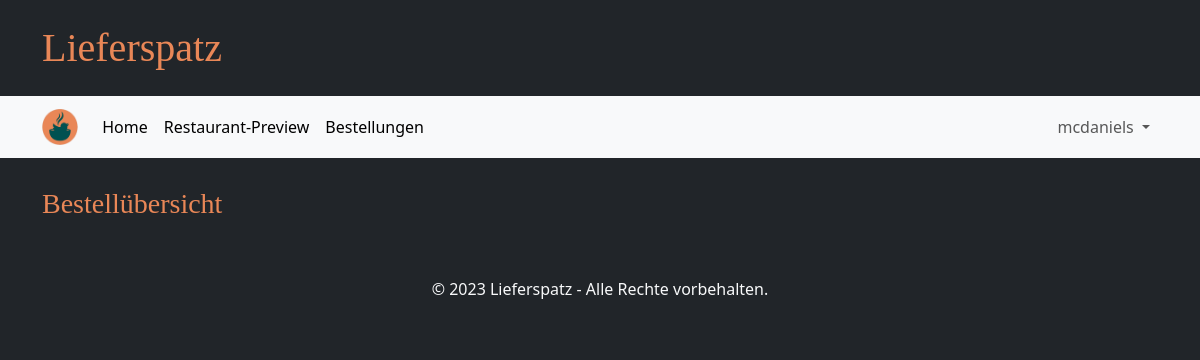
The app's page /orders (signed in), older data.
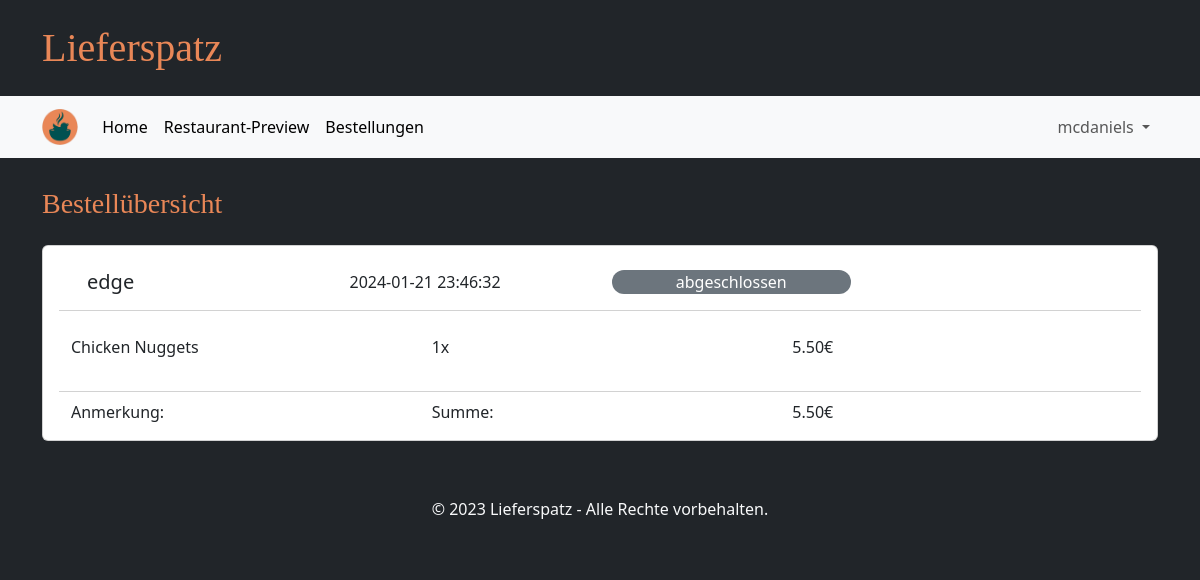
The same page, newer data.
### tables this page shows
CREATE TABLE Bestellung(
            KUsername TEXT NOT NULL,
            GUsername TEXT NOT NULL,
            Eingangszeit TEXT NOT NULL,
            Anmerkung TEXT,
            Bestellstatus TEXT NOT NULL CHECK( Bestellstatus IN ('in Bearbeitung','in Zubereitung','storniert','abgeschlossen') )
        );

CREATE TABLE bestellung_beinhaltet(
            Bestellung INTEGER NOT NULL,
            ItemID INTEGER NOT NULL,
            Menge INTEGER NOT NULL,
            FOREIGN KEY(Bestellung) REFERENCES Bestellung(ID)
            FOREIGN KEY(ItemID) REFERENCES Item(ID) ON DELETE CASCADE
        );

CREATE TABLE Item(
            ID INTEGER NOT NULL,
            Restaurant TEXT NOT NULL,
            Name TEXT NOT NULL,
            Kategorie TEXT CHECK(Kategorie IN ('Vorspeise', 'Hauptgericht', 'Dessert', 'Getränk')),
            IBeschreibung TEXT NOT NULL DEFAULT '',
            Preis INTEGER NOT NULL,
            Deaktiviert INTEGER DEFAULT 0 CHECK(Deaktiviert IN (0, 1)),
            PRIMARY KEY (ID),
            FOREIGN KEY (Restaurant) REFERENCES GeschaeftsAccount(username),
            UNIQUE(Restaurant, Name, Kategorie, IBeschreibung, Preis),
            UNIQUE(Restaurant, Name, Deaktiviert)                  
        );

### main.py (the view, shortened to what this page needs)
@app.route("/orders", methods=["GET", "POST"])
def order_page():
    if "user" in session:
        if "business" in session:
            orders = database.get_orders(session["user"], True)
            return render_template("orders_business.html", orders=orders)
        else:
            orders = database.get_orders(session["user"], False)
            return render_template("orders_customer.html", orders=orders)
    return redirect(url_for("login_customer_page"))

### database.py (called while the page is built)
def getData(sql, params = ()):
    dbcon = sqlite3.connect("instance/db.db")
    cursor = dbcon.cursor()
    cursor.execute(sql, params)
    return cursor

### templates/orders_business.html (shortened to what this page needs)
{% extends "base.html" %}
{% block heading %}Bestellübersicht{% endblock %}
{% block content %}
<div class="row g-4 mb-4">
  {% for status in ['in Bearbeitung', 'in Zubereitung', 'abgeschlossen/storniert'] %}
    {% for order in orders %}
      {% if order['orderstatus'] in status %}
        <div class="card">
        <div class="card-body">
          <div class="row card-header bg-transparent mb-4">
            <div class="col-3">
              <h5 class="card-title">{{ order['KUsername'] }}</h5>
            </div>
            <div class="col-3">
              <p class="card-text">{{ order['ordertime'].split('.')[0] }}</p>
            </div>
            <div class="col-3">
              <p class="card-text px-1 text-center rounded-5 text-white bg-{{
                'success' if order['orderstatus'] == 'in Zubereitung' else 'warning' if order['orderstatus'] == 'in Bearbeitung' else 'secondary'
                }}">{{ order['orderstatus'] }}</p>
            </div>
            <div class="col-3">
            </div>
          </div>
            {% for item in order['items'] %}
            <div class="row">
              <p class="card-text col-4">{{ item['name'] }}</p>
              <p class="card-text col-4">{{ item['amount'] }}x</p>
              <p class="card-text col-4">{{ "%.2f" | format(item['price']*item['amount']/100) }}€</p>
            </div>
            <div class="row card-header bg-transparent mb-2"></div>
            {% endfor %}
            <div class="card-text row">
              <div class="col-4">
                Anmerkung: {{ order['comment'] }}
              </div>
              <div class="col-4">Summe: </div>
              <div class="col-4">
                {{ "%.2f" | format(order['sum']/100) }}€
              </div>
            </div>
        </div>
        </div>
      {% endif %}
    {% endfor %}
  {% endfor %}
</div>
{% endblock %}

Row changes from the older to the newer data that the page shows:
added Bestellung: KUsername "edge", ordertime "2024-01-21 23:46:32", orderstatus "abgeschlossen", order "5.50"
added bestellung_beinhaltet: name "Chicken Nuggets", amount "1"
now on this page (row unchanged): Item: item['price']*item['amount']/100 "5.50"
